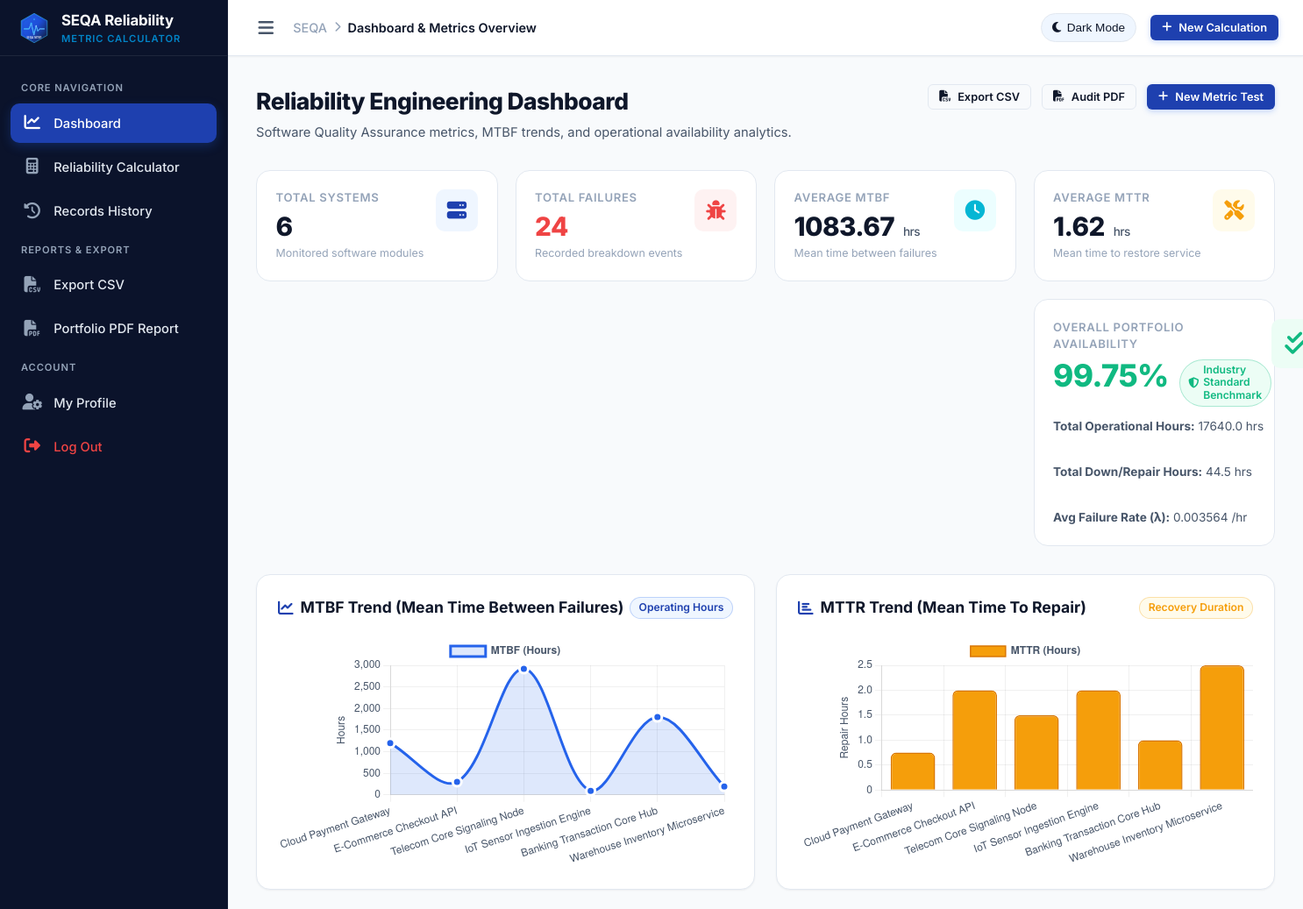
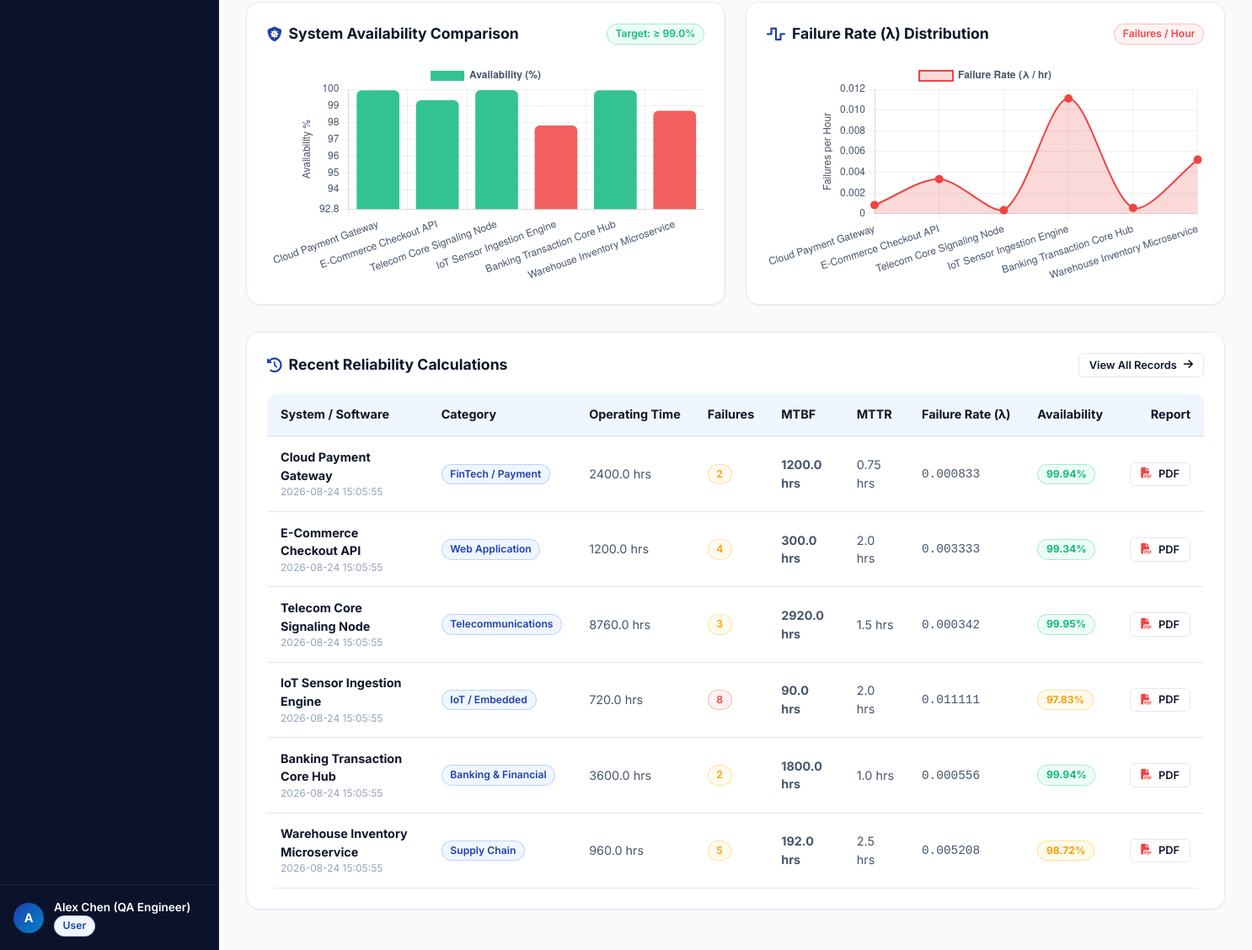
/dashboard (signed in), run on the app's committed database (2 pictures, top to bottom).
### tables this page shows
CREATE TABLE users (
            id INTEGER PRIMARY KEY AUTOINCREMENT,
            name TEXT NOT NULL,
            email TEXT UNIQUE NOT NULL,
            password TEXT NOT NULL,
            role TEXT DEFAULT 'user',
            created_at TIMESTAMP DEFAULT CURRENT_TIMESTAMP
        );

CREATE TABLE reliability_records (
            id INTEGER PRIMARY KEY AUTOINCREMENT,
            user_id INTEGER NOT NULL,
            system_name TEXT NOT NULL,
            category TEXT DEFAULT 'General Software',
            operating_time REAL NOT NULL,
            failures INTEGER NOT NULL,
            repair_time REAL NOT NULL,
            mtbf REAL NOT NULL,
            mttr REAL NOT NULL,
            failure_rate REAL NOT NULL,
            availability REAL NOT NULL,
            notes TEXT,
            created_at TIMESTAMP DEFAULT CURRENT_TIMESTAMP,
            updated_at TIMESTAMP DEFAULT CURRENT_TIMESTAMP,
            FOREIGN KEY (user_id) REFERENCES users (id) ON DELETE CASCADE
        );

### routes.py (the view)
@main_bp.route('/dashboard')
@login_required
def dashboard():
    user_id = session['user_id']
    is_admin = session.get('user_role') == 'admin'
    stats_user_id = None if is_admin else user_id
    stats = models.get_summary_stats(stats_user_id)
    recent_records = models.get_records(user_id=stats_user_id, limit=6)
    charts_data = models.get_charts_data(user_id=stats_user_id, limit=10)
    return render_template(
        'dashboard.html',
        stats=stats,
        recent_records=recent_records,
        charts_data=charts_data,
        is_admin=is_admin
    )

### models.py (called while the page is built)
def get_db(db_path=None):
    path = db_path or DB_FILE
    conn = sqlite3.connect(path)
    conn.row_factory = sqlite3.Row
    conn.execute("PRAGMA foreign_keys = ON")
    return conn

def get_user_by_id(user_id, db_path=None):
    conn = get_db(db_path)
    cursor = conn.cursor()
    cursor.execute("SELECT * FROM users WHERE id = ?", (user_id,))
    user = cursor.fetchone()
    conn.close()
    return user

### routes.py (called while the page is built)
def login_required(f):
    @wraps(f)
    def decorated_function(*args, **kwargs):
        if 'user_id' not in session:
            flash("Please log in to access this page.", "warning")
            return redirect(url_for('main.login', next=request.url))
        return f(*args, **kwargs)
    return decorated_function

@main_bp.app_context_processor
def inject_global_vars():
    user = None
    if 'user_id' in session:
        user = models.get_user_by_id(session['user_id'])
    return {
        'current_user': user,
        'current_year': datetime.now().year,
        'app_name': "Software Reliability Metric Calculator",
        'subject_code': "SEQA - CS601"
    }

### templates/dashboard.html (shortened to what this page needs)
{% extends "base.html" %}
{% block page_name %}Dashboard & Metrics Overview{% endblock %}
{% block content %}
<div class="page-header">
  <div>
    <h1 class="page-title">Reliability Engineering Dashboard</h1>
    <p class="page-subtitle">Software Quality Assurance metrics, MTBF trends, and operational availability analytics.</p>
  </div>
  <div style="display: flex; gap: 0.75rem; flex-wrap: wrap;">
    <a href="{{ url_for('main.export_csv') }}" class="btn btn-outline btn-sm">
      <i class="fas fa-file-csv"></i> Export CSV
    </a>
    <a href="{{ url_for('main.export_summary_pdf') }}" class="btn btn-outline btn-sm">
      <i class="fas fa-file-pdf"></i> Audit PDF
    </a>
    <a href="{{ url_for('main.calculator') }}" class="btn btn-primary btn-sm">
      <i class="fas fa-plus"></i> New Metric Test
    </a>
  </div>
</div>
<div class="metrics-grid">
  <div class="stat-card">
    <div class="stat-info">
      <span class="stat-label">Total Systems</span>
      <div class="stat-value">{{ stats.total_systems }}</div>
      <span class="stat-subtext">Monitored software modules</span>
    </div>
    <div class="stat-icon-wrapper icon-blue">
      <i class="fas fa-server"></i>
    </div>
  </div>
  <div class="stat-card">
    <div class="stat-info">
      <span class="stat-label">Total Failures</span>
      <div class="stat-value" style="color: var(--danger);">{{ stats.total_failures }}</div>
      <span class="stat-subtext">Recorded breakdown events</span>
    </div>
    <div class="stat-icon-wrapper icon-rose">
      <i class="fas fa-bug"></i>
    </div>
  </div>
  <div class="stat-card">
    <div class="stat-info">
      <span class="stat-label">Average MTBF</span>
      <div class="stat-value">{{ stats.avg_mtbf }} <span class="stat-unit">hrs</span></div>
      <span class="stat-subtext">Mean time between failures</span>
    </div>
    <div class="stat-icon-wrapper icon-cyan">
      <i class="fas fa-clock"></i>
    </div>
  </div>
  <div class="stat-card">
    <div class="stat-info">
      <span class="stat-label">Average MTTR</span>
      <div class="stat-value">{{ stats.avg_mttr }} <span class="stat-unit">hrs</span></div>
      <span class="stat-subtext">Mean time to restore service</span>
    </div>
    <div class="stat-icon-wrapper icon-amber">
      <i class="fas fa-tools"></i>
    </div>
  </div>
  <div class="stat-card" style="grid-column: span 1 / -1;">
    <div class="stat-info" style="flex: 1;">
      <span class="stat-label">Overall Portfolio Availability</span>
      <div style="display: flex; align-items: baseline; gap: 0.75rem;">
        <div class="stat-value" style="color: var(--success); font-size: 2.2rem;">
          {{ stats.system_wide_availability }}%
        </div>
        <span class="badge badge-success">
          <i class="fas fa-shield-alt"></i> Industry Standard Benchmark
        </span>
      </div>
      <div style="display: flex; gap: 2rem; margin-top: 0.75rem; font-size: 0.85rem; color: var(--text-secondary); flex-wrap: wrap;">
        <span><b>Total Operational Hours:</b> {{ stats.total_operating_time }} hrs</span>
        <span><b>Total Down/Repair Hours:</b> {{ stats.total_repair_time }} hrs</span>
        <span><b>Avg Failure Rate (&lambda;):</b> {{ stats.avg_failure_rate }} /hr</span>
      </div>
    </div>
    <div class="stat-icon-wrapper icon-green" style="width: 56px; height: 56px; font-size: 1.8rem;">
      <i class="fas fa-check-double"></i>
    </div>
  </div>
</div>
<div class="charts-grid">
  <div class="card chart-card">
    <div class="card-header">
      <h2 class="card-title">
        <i class="fas fa-chart-line"></i> MTBF Trend (Mean Time Between Failures)
      </h2>
      <span class="badge badge-primary">Operating Hours</span>
    </div>
    <div class="chart-container">
      <canvas id="mtbfTrendChart"></canvas>
    </div>
  </div>
  <div class="card chart-card">
    <div class="card-header">
      <h2 class="card-title">
        <i class="fas fa-chart-bar"></i> MTTR Trend (Mean Time To Repair)
      </h2>
      <span class="badge badge-warning">Recovery Duration</span>
    </div>
    <div class="chart-container">
      <canvas id="mttrTrendChart"></canvas>
    </div>
  </div>
  <div class="card chart-card">
    <div class="card-header">
      <h2 class="card-title">
        <i class="fas fa-shield-virus"></i> System Availability Comparison
      </h2>
      <span class="badge badge-success">Target: &ge; 99.0%</span>
    </div>
    <div class="chart-container">
      <canvas id="availabilityChart"></canvas>
    </div>
  </div>
  <div class="card chart-card">
    <div class="card-header">
      <h2 class="card-title">
        <i class="fas fa-wave-square"></i> Failure Rate (&lambda;) Distribution
      </h2>
      <span class="badge badge-danger">Failures / Hour</span>
    </div>
    <div class="chart-container">
      <canvas id="failureRateChart"></canvas>
    </div>
  </div>
</div>
<div class="card">
  <div class="card-header">
    <h2 class="card-title">
      <i class="fas fa-history"></i> Recent Reliability Calculations
    </h2>
    <a href="{{ url_for('main.history') }}" class="btn btn-outline btn-sm">
      View All Records <i class="fas fa-arrow-right"></i>
    </a>
  </div>
  <div class="table-responsive">
    <table class="data-table">
      <thead>
        <tr>
          <th>System / Software</th>
          <th>Category</th>
          <th>Operating Time</th>
          <th>Failures</th>
          <th>MTBF</th>
          <th>MTTR</th>
          <th>Failure Rate (&lambda;)</th>
          <th>Availability</th>
          <th style="text-align: right;">Report</th>
        </tr>
      </thead>
      <tbody>
        {% for r in recent_records %}
        <tr>
          <td>
            <div style="font-weight: 700; color: var(--text-primary);">{{ r.system_name }}</div>
            <div style="font-size: 0.75rem; color: var(--text-muted);">{{ r.created_at }}</div>
          </td>
          <td><span class="badge badge-primary">{{ r.category }}</span></td>
          <td>{{ r.operating_time }} hrs</td>
          <td>
            <span class="badge {% if r.failures == 0 %}badge-success{% elif r.failures > 5 %}badge-danger{% else %}badge-warning{% endif %}">
              {{ r.failures }}
            </span>
          </td>
          <td><b>{{ r.mtbf }} hrs</b></td>
          <td>{{ r.mttr }} hrs</td>
          <td><code>{{ "%.6f"|format(r.failure_rate) }}</code></td>
          <td>
            <span class="badge {% if r.availability >= 99.0 %}badge-success{% elif r.availability >= 95.0 %}badge-warning{% else %}badge-danger{% endif %}">
              <b>{{ "%.2f"|format(r.availability) }}%</b>
            </span>
          </td>
          <td style="text-align: right;">
            <a href="{{ url_for('main.export_single_pdf', record_id=r.id) }}" class="btn btn-outline btn-sm" title="Download System PDF Audit">
              <i class="fas fa-file-pdf" style="color: var(--danger);"></i> PDF
            </a>
          </td>
        </tr>
        {% endfor %}
      </tbody>
    </table>
  </div>
</div>
{% endblock %}
{% block scripts %}
<script>
  // Initial chart payload from server
  const initialChartsData = {{ charts_data | tojson }};
</script>
{% endblock %}

### templates/base.html (shortened to what this page needs)
<!DOCTYPE html>
<html lang="en" data-theme="light">
<head>
  <link rel="stylesheet" href="https://cdnjs.cloudflare.com/ajax/libs/font-awesome/6.4.2/css/all.min.css">
  <link rel="stylesheet" href="{{ url_for('static', filename='css/styles.css') }}">
</head>
<body>
  <div class="app-container">
    {% if session.get('user_id') %}
    <aside class="sidebar">
      <div class="sidebar-header">
        <img src="{{ url_for('static', filename='images/logo.svg') }}" alt="SEQA Logo" class="sidebar-logo">
        <div>
          <div class="sidebar-title">SEQA Reliability</div>
          <div class="sidebar-subtitle">Metric Calculator</div>
        </div>
      </div>
      <nav class="sidebar-nav">
        <div class="nav-section-title">Core Navigation</div>
        <a href="{{ url_for('main.dashboard') }}" class="nav-item {% if request.endpoint == 'main.dashboard' %}active{% endif %}">
          <i class="fas fa-chart-line"></i>
          <span>Dashboard</span>
        </a>
        <a href="{{ url_for('main.calculator') }}" class="nav-item {% if request.endpoint == 'main.calculator' %}active{% endif %}">
          <i class="fas fa-calculator"></i>
          <span>Reliability Calculator</span>
        </a>
        <a href="{{ url_for('main.history') }}" class="nav-item {% if request.endpoint == 'main.history' %}active{% endif %}">
          <i class="fas fa-history"></i>
          <span>Records History</span>
        </a>
        <div class="nav-section-title">Reports & Export</div>
        <a href="{{ url_for('main.export_csv') }}" class="nav-item" title="Download entire dataset as CSV">
          <i class="fas fa-file-csv"></i>
          <span>Export CSV</span>
        </a>
        <a href="{{ url_for('main.export_summary_pdf') }}" class="nav-item" title="Generate multi-system audit PDF">
          <i class="fas fa-file-pdf"></i>
          <span>Portfolio PDF Report</span>
        </a>
        <div class="nav-section-title">Account</div>
        <a href="{{ url_for('main.profile') }}" class="nav-item {% if request.endpoint == 'main.profile' %}active{% endif %}">
          <i class="fas fa-user-cog"></i>
          <span>My Profile</span>
        </a>
        <a href="{{ url_for('main.logout') }}" class="nav-item" style="color: var(--danger);">
          <i class="fas fa-sign-out-alt" style="color: var(--danger);"></i>
          <span>Log Out</span>
        </a>
      </nav>
      <div class="sidebar-footer">
        <div class="user-avatar-sm">
          {{ session.get('user_name', 'U')[0] | upper }}
        </div>
        <div class="sidebar-user-info">
          <div class="sidebar-user-name">{{ session.get('user_name', 'User') }}</div>
          <div class="sidebar-user-role">
            <span class="badge {% if session.get('user_role') == 'admin' %}badge-danger{% else %}badge-primary{% endif %}">
              {{ session.get('user_role', 'user') | capitalize }}
            </span>
          </div>
        </div>
      </div>
    </aside>
    <div class="main-wrapper">
      <header class="topbar">
        <div class="topbar-left">
          <button class="menu-toggle-btn" id="sidebarToggleBtn" aria-label="Toggle navigation">
            <i class="fas fa-bars"></i>
          </button>
          <div class="breadcrumb-area">
            <span style="font-weight: 500;">SEQA</span>
            <i class="fas fa-chevron-right" style="font-size: 0.75rem;"></i>
            <span class="breadcrumb-active">{% block page_name %}Overview{% endblock %}</span>
          </div>
        </div>
        <div class="topbar-right">
          <button class="theme-btn" id="themeToggleBtn" title="Switch Theme">
            <i class="fas fa-moon" id="themeIcon"></i>
            <span id="themeText">Dark Mode</span>
          </button>
          <a href="{{ url_for('main.calculator') }}" class="btn btn-primary btn-sm">
            <i class="fas fa-plus"></i> New Calculation
          </a>
        </div>
      </header>
      <main class="page-content animate-fade-in">
        {% block content %}{% endblock %}
      </main>
    </div>
    {% else %}
    <main style="width: 100%;">
      {% block auth_content %}{% endblock %}
    </main>
    {% endif %}
  </div>
  {% block scripts %}{% endblock %}
</body>
</html>

### data on the page
users: get "Alex Chen (QA Engineer)", get "User"
reliability_records: system_name "Cloud Payment Gateway", created_at "2026-08-24 15:05:55", category "FinTech / Payment", operating_time "2400.0", failures "2", mtbf "1200.0", mttr "0.75", failure_rate "0.000833", availability "99.94"
reliability_records: system_name "E-Commerce Checkout API", created_at "2026-08-24 15:05:55", category "Web Application", operating_time "1200.0", failures "4", mtbf "300.0", mttr "2.0", failure_rate "0.003333", availability "99.34"
reliability_records: system_name "Telecom Core Signaling Node", created_at "2026-08-24 15:05:55", category "Telecommunications", operating_time "8760.0", failures "3", mtbf "2920.0", mttr "1.5", failure_rate "0.000342", availability "99.95"
reliability_records: system_name "IoT Sensor Ingestion Engine", created_at "2026-08-24 15:05:55", category "IoT / Embedded", operating_time "720.0", failures "8", mtbf "90.0", mttr "2.0", failure_rate "0.011111", availability "97.83"
reliability_records: system_name "Banking Transaction Core Hub", created_at "2026-08-24 15:05:55", category "Banking & Financial", operating_time "3600.0", failures "2", mtbf "1800.0", mttr "1.0", failure_rate "0.000556", availability "99.94"
reliability_records: system_name "Warehouse Inventory Microservice", created_at "2026-08-24 15:05:55", category "Supply Chain", operating_time "960.0", failures "5", mtbf "192.0", mttr "2.5", failure_rate "0.005208", availability "98.72"

### other printed values
{{ session.get('user_name', 'U')[0] | upper }} "A"
{{ stats.total_systems }} "6"
{{ stats.total_failures }} "24"
{{ stats.avg_mtbf }} "1083.67"
{{ stats.avg_mttr }} "1.62"
{{ stats.system_wide_availability }} "99.75"
{{ stats.total_operating_time }} "17640.0"
{{ stats.total_repair_time }} "44.5"
{{ stats.avg_failure_rate }} "0.003564"
